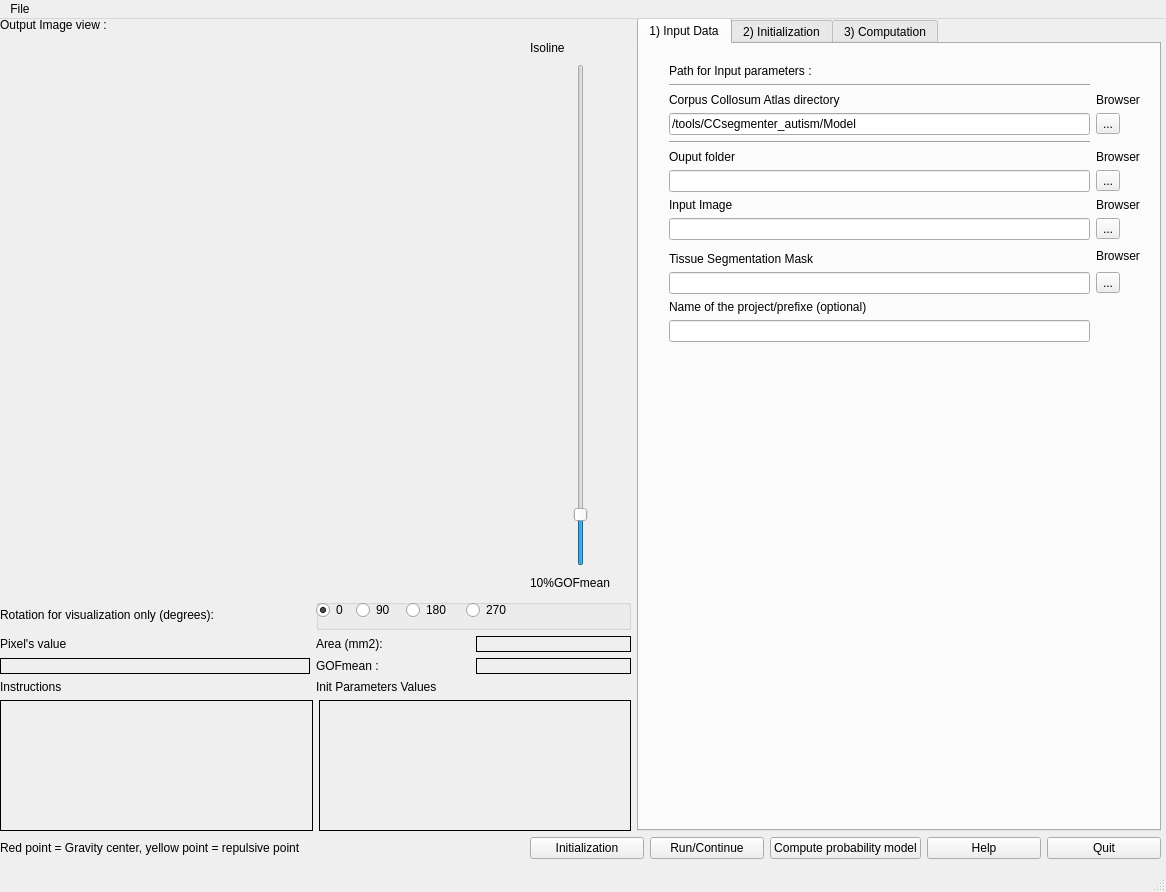
<?xml version="1.0" encoding="UTF-8"?>
<ui version="4.0">
 <class>MainWindow</class>
 <widget class="QMainWindow" name="MainWindow">
  <property name="geometry">
   <rect>
    <x>0</x>
    <y>0</y>
    <width>1166</width>
    <height>892</height>
   </rect>
  </property>
  <property name="acceptDrops">
   <bool>false</bool>
  </property>
  <property name="windowTitle">
   <string>Corpus Collosum Segmentation</string>
  </property>
  <property name="windowFilePath">
   <string>file:///home/yben/microsoft_logo.jpg </string>
  </property>
  <widget class="QWidget" name="centralwidget">
   <widget class="QWidget" name="gridLayoutWidget">
    <property name="geometry">
     <rect>
      <x>0</x>
      <y>-1</y>
      <width>1161</width>
      <height>841</height>
     </rect>
    </property>
    <layout class="QGridLayout" name="GLayoutPrincipal">
     <item row="4" column="0" colspan="2">
      <layout class="QGridLayout" name="gridLayoutdownleft">
       <item row="0" column="0" colspan="2">
        <layout class="QGridLayout" name="box">
         <item row="0" column="0" colspan="2">
          <widget class="QLabel" name="visuflip">
           <property name="text">
            <string>Rotation for visualization only (degrees):</string>
           </property>
          </widget>
         </item>
         <item row="0" column="2" colspan="2">
          <widget class="QGroupBox" name="DegreBox">
           <property name="title">
            <string/>
           </property>
           <widget class="QRadioButton" name="VisuRot90">
            <property name="geometry">
             <rect>
              <x>40</x>
              <y>0</y>
              <width>51</width>
              <height>22</height>
             </rect>
            </property>
            <property name="text">
             <string>90</string>
            </property>
           </widget>
           <widget class="QRadioButton" name="VisuRot180">
            <property name="geometry">
             <rect>
              <x>90</x>
              <y>0</y>
              <width>61</width>
              <height>22</height>
             </rect>
            </property>
            <property name="text">
             <string>180</string>
            </property>
           </widget>
           <widget class="QRadioButton" name="VisuRot270">
            <property name="geometry">
             <rect>
              <x>150</x>
              <y>0</y>
              <width>61</width>
              <height>22</height>
             </rect>
            </property>
            <property name="text">
             <string>270</string>
            </property>
           </widget>
           <widget class="QRadioButton" name="VisuRot0">
            <property name="geometry">
             <rect>
              <x>0</x>
              <y>0</y>
              <width>41</width>
              <height>22</height>
             </rect>
            </property>
            <property name="text">
             <string>0</string>
            </property>
            <property name="checked">
             <bool>true</bool>
            </property>
           </widget>
          </widget>
         </item>
         <item row="1" column="0" colspan="2">
          <widget class="QLabel" name="pixeltitle">
           <property name="text">
            <string>Pixel's value </string>
           </property>
          </widget>
         </item>
         <item row="1" column="2">
          <widget class="QLabel" name="Areatitle">
           <property name="text">
            <string>Area (mm2):</string>
           </property>
          </widget>
         </item>
         <item row="1" column="3">
          <widget class="QLabel" name="Arealabel">
           <property name="frameShape">
            <enum>QFrame::Box</enum>
           </property>
           <property name="text">
            <string/>
           </property>
          </widget>
         </item>
         <item row="2" column="0" colspan="2">
          <widget class="QLabel" name="pixellabel">
           <property name="frameShape">
            <enum>QFrame::Box</enum>
           </property>
           <property name="frameShadow">
            <enum>QFrame::Plain</enum>
           </property>
           <property name="text">
            <string/>
           </property>
          </widget>
         </item>
         <item row="2" column="2">
          <widget class="QLabel" name="GOFmeantitle">
           <property name="text">
            <string>GOFmean :</string>
           </property>
          </widget>
         </item>
         <item row="2" column="3">
          <widget class="QLabel" name="GOFmean">
           <property name="frameShape">
            <enum>QFrame::Box</enum>
           </property>
           <property name="text">
            <string/>
           </property>
          </widget>
         </item>
         <item row="3" column="0" colspan="2">
          <widget class="QLabel" name="instructionstitle">
           <property name="text">
            <string>Instructions</string>
           </property>
          </widget>
         </item>
         <item row="3" column="2" colspan="2">
          <widget class="QLabel" name="Initparamframetitle">
           <property name="text">
            <string>Init Parameters Values</string>
           </property>
          </widget>
         </item>
        </layout>
       </item>
       <item row="1" column="0">
        <widget class="QLabel" name="instructionsview">
         <property name="minimumSize">
          <size>
           <width>312</width>
           <height>131</height>
          </size>
         </property>
         <property name="frameShape">
          <enum>QFrame::Box</enum>
         </property>
         <property name="frameShadow">
          <enum>QFrame::Plain</enum>
         </property>
         <property name="text">
          <string/>
         </property>
        </widget>
       </item>
       <item row="1" column="1">
        <widget class="QLabel" name="parametersinitview">
         <property name="minimumSize">
          <size>
           <width>311</width>
           <height>131</height>
          </size>
         </property>
         <property name="frameShape">
          <enum>QFrame::Box</enum>
         </property>
         <property name="frameShadow">
          <enum>QFrame::Plain</enum>
         </property>
         <property name="text">
          <string/>
         </property>
        </widget>
       </item>
      </layout>
     </item>
     <item row="0" column="0" colspan="2">
      <widget class="QLabel" name="title">
       <property name="frameShape">
        <enum>QFrame::NoFrame</enum>
       </property>
       <property name="frameShadow">
        <enum>QFrame::Plain</enum>
       </property>
       <property name="lineWidth">
        <number>1</number>
       </property>
       <property name="text">
        <string>Output Image view : </string>
       </property>
      </widget>
     </item>
     <item row="2" column="1">
      <widget class="QSlider" name="isoline">
       <property name="minimumSize">
        <size>
         <width>101</width>
         <height>451</height>
        </size>
       </property>
       <property name="minimum">
        <number>1</number>
       </property>
       <property name="maximum">
        <number>100</number>
       </property>
       <property name="singleStep">
        <number>1</number>
       </property>
       <property name="value">
        <number>10</number>
       </property>
       <property name="orientation">
        <enum>Qt::Vertical</enum>
       </property>
       <property name="tickInterval">
        <number>0</number>
       </property>
      </widget>
     </item>
     <item row="0" column="2" rowspan="5">
      <widget class="QTabWidget" name="CCsegtool">
       <property name="minimumSize">
        <size>
         <width>522</width>
         <height>804</height>
        </size>
       </property>
       <property name="mouseTracking">
        <bool>false</bool>
       </property>
       <property name="acceptDrops">
        <bool>false</bool>
       </property>
       <property name="currentIndex">
        <number>0</number>
       </property>
       <property name="documentMode">
        <bool>false</bool>
       </property>
       <property name="tabsClosable">
        <bool>false</bool>
       </property>
       <property name="movable">
        <bool>false</bool>
       </property>
       <widget class="QWidget" name="Tab2">
        <attribute name="title">
         <string>1) Input Data</string>
        </attribute>
        <widget class="QWidget" name="layoutWidget">
         <property name="geometry">
          <rect>
           <x>30</x>
           <y>20</y>
           <width>471</width>
           <height>731</height>
          </rect>
         </property>
         <layout class="QVBoxLayout" name="verticalLayout_3">
          <item>
           <layout class="QGridLayout" name="layoutinput">
            <item row="7" column="0">
             <widget class="QLabel" name="label_26">
              <property name="text">
               <string>Input Image</string>
              </property>
             </widget>
            </item>
            <item row="7" column="1">
             <widget class="QLabel" name="browserimagetitle">
              <property name="text">
               <string>Browser</string>
              </property>
             </widget>
            </item>
            <item row="9" column="0">
             <widget class="QLineEdit" name="inputImage">
              <property name="text">
               <string/>
              </property>
             </widget>
            </item>
            <item row="21" column="0">
             <widget class="QLabel" name="prefixelabel">
              <property name="text">
               <string>Name of the project/prefixe (optional)</string>
              </property>
             </widget>
            </item>
            <item row="22" column="0">
             <widget class="QLineEdit" name="nameofproject">
              <property name="text">
               <string/>
              </property>
             </widget>
            </item>
            <item row="23" column="0">
             <spacer name="verticalSpacer_11">
              <property name="orientation">
               <enum>Qt::Vertical</enum>
              </property>
              <property name="sizeHint" stdset="0">
               <size>
                <width>20</width>
                <height>40</height>
               </size>
              </property>
             </spacer>
            </item>
            <item row="9" column="1">
             <widget class="QToolButton" name="browImage">
              <property name="text">
               <string>...</string>
              </property>
             </widget>
            </item>
            <item row="11" column="1" rowspan="2">
             <widget class="QLabel" name="browsermasktitle">
              <property name="text">
               <string>Browser</string>
              </property>
             </widget>
            </item>
            <item row="12" column="0">
             <widget class="QLabel" name="label_20">
              <property name="text">
               <string>Tissue Segmentation Mask</string>
              </property>
             </widget>
            </item>
            <item row="14" column="0">
             <widget class="QLineEdit" name="imagemask">
              <property name="text">
               <string/>
              </property>
             </widget>
            </item>
            <item row="0" column="0">
             <widget class="QLabel" name="pathforinputitle">
              <property name="text">
               <string>Path for Input parameters :</string>
              </property>
             </widget>
            </item>
            <item row="14" column="1">
             <widget class="QToolButton" name="browmask">
              <property name="text">
               <string>...</string>
              </property>
             </widget>
            </item>
            <item row="1" column="0">
             <widget class="Line" name="line_3">
              <property name="orientation">
               <enum>Qt::Horizontal</enum>
              </property>
             </widget>
            </item>
            <item row="3" column="0">
             <widget class="QLineEdit" name="CCAtlasDirectorybox">
              <property name="text">
               <string>/tools/CCsegmenter_autism/Model</string>
              </property>
             </widget>
            </item>
            <item row="2" column="0">
             <widget class="QLabel" name="CCatlasdirectorylabel">
              <property name="text">
               <string>Corpus Collosum Atlas directory</string>
              </property>
             </widget>
            </item>
            <item row="3" column="1">
             <widget class="QToolButton" name="browCCAtlasDirectory">
              <property name="text">
               <string>...</string>
              </property>
             </widget>
            </item>
            <item row="2" column="1">
             <widget class="QLabel" name="browservectortitle">
              <property name="text">
               <string>Browser</string>
              </property>
             </widget>
            </item>
            <item row="4" column="0">
             <widget class="Line" name="line_6">
              <property name="orientation">
               <enum>Qt::Horizontal</enum>
              </property>
             </widget>
            </item>
            <item row="5" column="0">
             <widget class="QLabel" name="outputlabel">
              <property name="text">
               <string>Ouput folder</string>
              </property>
             </widget>
            </item>
            <item row="6" column="0">
             <widget class="QLineEdit" name="pathoutput">
              <property name="text">
               <string/>
              </property>
             </widget>
            </item>
            <item row="5" column="1">
             <widget class="QLabel" name="browseroutputtitle">
              <property name="text">
               <string>Browser</string>
              </property>
             </widget>
            </item>
            <item row="6" column="1">
             <widget class="QToolButton" name="browpathoutput">
              <property name="text">
               <string>...</string>
              </property>
             </widget>
            </item>
           </layout>
          </item>
         </layout>
        </widget>
       </widget>
       <widget class="QWidget" name="Tab3">
        <attribute name="title">
         <string>2) Initialization</string>
        </attribute>
        <widget class="QPushButton" name="defaultcomputation">
         <property name="geometry">
          <rect>
           <x>110</x>
           <y>700</y>
           <width>299</width>
           <height>27</height>
          </rect>
         </property>
         <property name="text">
          <string>Default</string>
         </property>
        </widget>
        <widget class="QLabel" name="CCinittile">
         <property name="geometry">
          <rect>
           <x>50</x>
           <y>20</y>
           <width>459</width>
           <height>21</height>
          </rect>
         </property>
         <property name="text">
          <string>Initialization for Preview : </string>
         </property>
        </widget>
        <widget class="QWidget" name="layoutWidget">
         <property name="geometry">
          <rect>
           <x>40</x>
           <y>80</y>
           <width>441</width>
           <height>271</height>
          </rect>
         </property>
         <layout class="QHBoxLayout" name="horizontalLayout_2">
          <item>
           <layout class="QVBoxLayout" name="verticalLayout_2">
            <item>
             <widget class="QCheckBox" name="VesselRemoveOn">
              <property name="text">
               <string>Vessel Removal</string>
              </property>
             </widget>
            </item>
            <item>
             <widget class="QCheckBox" name="OpeningOn">
              <property name="text">
               <string>Opening</string>
              </property>
             </widget>
            </item>
            <item>
             <widget class="QCheckBox" name="interpolationlinear">
              <property name="autoFillBackground">
               <bool>false</bool>
              </property>
              <property name="text">
               <string>Linear interpolation</string>
              </property>
              <property name="checked">
               <bool>false</bool>
              </property>
             </widget>
            </item>
            <item>
             <widget class="QCheckBox" name="UnConstrained">
              <property name="text">
               <string>Unconstrained</string>
              </property>
              <property name="checked">
               <bool>true</bool>
              </property>
             </widget>
            </item>
            <item>
             <widget class="QCheckBox" name="SegLabel">
              <property name="text">
               <string>Segmentation Label</string>
              </property>
             </widget>
            </item>
            <item>
             <widget class="QCheckBox" name="FSXform">
              <property name="text">
               <string>Fix Similarity XForm</string>
              </property>
             </widget>
            </item>
           </layout>
          </item>
          <item>
           <layout class="QVBoxLayout" name="verticalLayout">
            <item>
             <widget class="QCheckBox" name="permute_x_y">
              <property name="text">
               <string>Permutation of axe X/Y</string>
              </property>
             </widget>
            </item>
            <item>
             <widget class="QCheckBox" name="ReflectYOn">
              <property name="text">
               <string>Flip Y</string>
              </property>
             </widget>
            </item>
            <item>
             <widget class="QCheckBox" name="ReflectXOn">
              <property name="enabled">
               <bool>true</bool>
              </property>
              <property name="mouseTracking">
               <bool>true</bool>
              </property>
              <property name="acceptDrops">
               <bool>false</bool>
              </property>
              <property name="text">
               <string>Flip X</string>
              </property>
              <property name="checked">
               <bool>false</bool>
              </property>
             </widget>
            </item>
            <item>
             <widget class="QCheckBox" name="othercomponant">
              <property name="text">
               <string>Use the other component</string>
              </property>
             </widget>
            </item>
            <item>
             <widget class="QCheckBox" name="DoubleOn">
              <property name="autoFillBackground">
               <bool>false</bool>
              </property>
              <property name="text">
               <string>Increase the size by two</string>
              </property>
              <property name="checked">
               <bool>true</bool>
              </property>
             </widget>
            </item>
            <item>
             <widget class="QCheckBox" name="debug">
              <property name="text">
               <string>Debug</string>
              </property>
             </widget>
            </item>
           </layout>
          </item>
         </layout>
        </widget>
        <widget class="QWidget" name="layoutWidget">
         <property name="geometry">
          <rect>
           <x>40</x>
           <y>400</y>
           <width>441</width>
           <height>166</height>
          </rect>
         </property>
         <layout class="QHBoxLayout" name="horizontalLayout_4">
          <item>
           <layout class="QVBoxLayout" name="verticalLayout_4">
            <item>
             <widget class="QLabel" name="PSDtitle">
              <property name="text">
               <string>PSDistance (between 0.0001 and 1.0) :</string>
              </property>
             </widget>
            </item>
            <item>
             <widget class="QLineEdit" name="PSDistance">
              <property name="text">
               <string>0.5</string>
              </property>
             </widget>
            </item>
            <item>
             <widget class="QLabel" name="Slicetitle">
              <property name="text">
               <string>Slice direction (0-&gt;x, 1-&gt;y or 2-&gt;z) :</string>
              </property>
             </widget>
            </item>
            <item>
             <widget class="QLineEdit" name="SliceDir">
              <property name="inputMask">
               <string/>
              </property>
              <property name="text">
               <string>0</string>
              </property>
             </widget>
            </item>
            <item>
             <widget class="QLabel" name="Numberptstitle">
              <property name="text">
               <string>Number of points for drawing</string>
              </property>
             </widget>
            </item>
            <item>
             <widget class="QLineEdit" name="number_pts">
              <property name="text">
               <string>256</string>
              </property>
             </widget>
            </item>
           </layout>
          </item>
          <item>
           <layout class="QVBoxLayout" name="verticalLayout_6">
            <item>
             <widget class="QLabel" name="Averagtitle">
              <property name="text">
               <string>Average number :</string>
              </property>
             </widget>
            </item>
            <item>
             <widget class="QLineEdit" name="averagenum">
              <property name="text">
               <string>2</string>
              </property>
             </widget>
            </item>
            <item>
             <widget class="QLabel" name="Midsaggitalplaneslicetitle">
              <property name="text">
               <string>Midsaggital plane slice :</string>
              </property>
             </widget>
            </item>
            <item>
             <widget class="QLabel" name="Midsaggitalplaneslicevalue">
              <property name="text">
               <string/>
              </property>
             </widget>
            </item>
            <item>
             <widget class="QLineEdit" name="Midsaggitalplaneslice">
              <property name="inputMask">
               <string/>
              </property>
              <property name="text">
               <string>default</string>
              </property>
             </widget>
            </item>
            <item>
             <spacer name="verticalSpacer">
              <property name="orientation">
               <enum>Qt::Vertical</enum>
              </property>
              <property name="sizeHint" stdset="0">
               <size>
                <width>20</width>
                <height>40</height>
               </size>
              </property>
             </spacer>
            </item>
           </layout>
          </item>
         </layout>
        </widget>
        <widget class="QGroupBox" name="rotationboxcontour">
         <property name="geometry">
          <rect>
           <x>50</x>
           <y>620</y>
           <width>441</width>
           <height>71</height>
          </rect>
         </property>
         <property name="title">
          <string>Rotation of the Contour (degrees) :</string>
         </property>
         <widget class="QRadioButton" name="ContourRot90">
          <property name="geometry">
           <rect>
            <x>120</x>
            <y>40</y>
            <width>51</width>
            <height>22</height>
           </rect>
          </property>
          <property name="text">
           <string>90</string>
          </property>
         </widget>
         <widget class="QRadioButton" name="ContourRot180">
          <property name="geometry">
           <rect>
            <x>220</x>
            <y>40</y>
            <width>61</width>
            <height>22</height>
           </rect>
          </property>
          <property name="text">
           <string>180</string>
          </property>
         </widget>
         <widget class="QRadioButton" name="ContourRot270">
          <property name="geometry">
           <rect>
            <x>330</x>
            <y>40</y>
            <width>61</width>
            <height>22</height>
           </rect>
          </property>
          <property name="text">
           <string>270</string>
          </property>
         </widget>
         <widget class="QRadioButton" name="ContourRot0">
          <property name="geometry">
           <rect>
            <x>30</x>
            <y>40</y>
            <width>41</width>
            <height>22</height>
           </rect>
          </property>
          <property name="text">
           <string>0</string>
          </property>
          <property name="checked">
           <bool>true</bool>
          </property>
         </widget>
        </widget>
        <widget class="Line" name="line">
         <property name="geometry">
          <rect>
           <x>40</x>
           <y>580</y>
           <width>441</width>
           <height>31</height>
          </rect>
         </property>
         <property name="orientation">
          <enum>Qt::Horizontal</enum>
         </property>
        </widget>
        <widget class="Line" name="line_2">
         <property name="geometry">
          <rect>
           <x>40</x>
           <y>360</y>
           <width>441</width>
           <height>31</height>
          </rect>
         </property>
         <property name="orientation">
          <enum>Qt::Horizontal</enum>
         </property>
        </widget>
        <widget class="Line" name="line_7">
         <property name="geometry">
          <rect>
           <x>40</x>
           <y>50</y>
           <width>441</width>
           <height>31</height>
          </rect>
         </property>
         <property name="orientation">
          <enum>Qt::Horizontal</enum>
         </property>
        </widget>
       </widget>
       <widget class="QWidget" name="Tab">
        <attribute name="title">
         <string>3) Computation</string>
        </attribute>
        <widget class="QWidget" name="layoutWidget">
         <property name="geometry">
          <rect>
           <x>50</x>
           <y>20</y>
           <width>421</width>
           <height>731</height>
          </rect>
         </property>
         <layout class="QVBoxLayout" name="layoutparamprems">
          <item>
           <widget class="QLabel" name="Paramtitle">
            <property name="inputMethodHints">
             <set>Qt::ImhNone</set>
            </property>
            <property name="text">
             <string>Parameters for computation :</string>
            </property>
           </widget>
          </item>
          <item>
           <widget class="Line" name="line_4">
            <property name="orientation">
             <enum>Qt::Horizontal</enum>
            </property>
           </widget>
          </item>
          <item>
           <widget class="QLabel" name="MPStitle">
            <property name="inputMethodHints">
             <set>Qt::ImhNone</set>
            </property>
            <property name="text">
             <string>MPS Displacement (between 0 and 10) :</string>
            </property>
           </widget>
          </item>
          <item>
           <widget class="QLineEdit" name="MPSDisplacement">
            <property name="inputMethodHints">
             <set>Qt::ImhNone</set>
            </property>
            <property name="text">
             <string>10,3,2</string>
            </property>
           </widget>
          </item>
          <item>
           <widget class="QLabel" name="Numberlooptitle">
            <property name="inputMethodHints">
             <set>Qt::ImhNone</set>
            </property>
            <property name="text">
             <string>Number of loop :</string>
            </property>
           </widget>
          </item>
          <item>
           <widget class="QLineEdit" name="Numberloop">
            <property name="inputMethodHints">
             <set>Qt::ImhNone</set>
            </property>
            <property name="text">
             <string>50,5,3</string>
            </property>
           </widget>
          </item>
          <item>
           <widget class="QLabel" name="WMtitle">
            <property name="inputMethodHints">
             <set>Qt::ImhNone</set>
            </property>
            <property name="text">
             <string>White Matter Intensity :</string>
            </property>
           </widget>
          </item>
          <item>
           <widget class="QLineEdit" name="WMintensity">
            <property name="inputMethodHints">
             <set>Qt::ImhNone</set>
            </property>
            <property name="inputMask">
             <string/>
            </property>
            <property name="text">
             <string>default,default,default</string>
            </property>
           </widget>
          </item>
          <item>
           <widget class="QLabel" name="lambdatitle">
            <property name="inputMethodHints">
             <set>Qt::ImhNone</set>
            </property>
            <property name="text">
             <string>Lambda max :</string>
            </property>
           </widget>
          </item>
          <item>
           <widget class="QLineEdit" name="Lambdamax">
            <property name="inputMethodHints">
             <set>Qt::ImhNone</set>
            </property>
            <property name="inputMask">
             <string/>
            </property>
            <property name="text">
             <string>100</string>
            </property>
           </widget>
          </item>
          <item>
           <widget class="QLabel" name="Coeftitleline1">
            <property name="inputMethodHints">
             <set>Qt::ImhNone</set>
            </property>
            <property name="text">
             <string>Phase stopping coefficient, average distance </string>
            </property>
           </widget>
          </item>
          <item>
           <widget class="QLabel" name="Coeftitleline2">
            <property name="text">
             <string>across curve per voxel :</string>
            </property>
           </widget>
          </item>
          <item>
           <widget class="QLineEdit" name="Coefofoptim">
            <property name="inputMethodHints">
             <set>Qt::ImhNone</set>
            </property>
            <property name="inputMask">
             <string/>
            </property>
            <property name="text">
             <string>0.25,0.1,0.05</string>
            </property>
           </widget>
          </item>
          <item>
           <widget class="QLabel" name="functionrepuls">
            <property name="inputMethodHints">
             <set>Qt::ImhNone</set>
            </property>
            <property name="text">
             <string>Function repulsive : Y=f(dist)=A*exp(-dist*r)</string>
            </property>
           </widget>
          </item>
          <item>
           <layout class="QHBoxLayout" name="horilayout">
            <item>
             <layout class="QGridLayout" name="Arlayout">
              <item row="1" column="0">
               <widget class="QLabel" name="rtitle">
                <property name="inputMethodHints">
                 <set>Qt::ImhNone</set>
                </property>
                <property name="text">
                 <string>r :</string>
                </property>
               </widget>
              </item>
              <item row="0" column="0">
               <widget class="QLabel" name="Atitle">
                <property name="inputMethodHints">
                 <set>Qt::ImhNone</set>
                </property>
                <property name="text">
                 <string>A :</string>
                </property>
               </widget>
              </item>
              <item row="1" column="1">
               <widget class="QLineEdit" name="r">
                <property name="inputMethodHints">
                 <set>Qt::ImhNone</set>
                </property>
                <property name="inputMask">
                 <string/>
                </property>
                <property name="text">
                 <string>0.1</string>
                </property>
               </widget>
              </item>
              <item row="0" column="1">
               <widget class="QLineEdit" name="A">
                <property name="inputMethodHints">
                 <set>Qt::ImhNone</set>
                </property>
                <property name="inputMask">
                 <string/>
                </property>
                <property name="text">
                 <string>default</string>
                </property>
               </widget>
              </item>
             </layout>
            </item>
            <item>
             <layout class="QVBoxLayout" name="defaultclearlayout">
              <item>
               <widget class="QLabel" name="Avalue">
                <property name="text">
                 <string>default = 100*GOFmean</string>
                </property>
               </widget>
              </item>
              <item>
               <widget class="QPushButton" name="clearpts">
                <property name="text">
                 <string>Clear repulsive points</string>
                </property>
               </widget>
              </item>
             </layout>
            </item>
           </layout>
          </item>
          <item>
           <layout class="QHBoxLayout" name="horizontalLayout_3">
            <item>
             <spacer name="horizontalSpacer">
              <property name="orientation">
               <enum>Qt::Horizontal</enum>
              </property>
              <property name="sizeHint" stdset="0">
               <size>
                <width>68</width>
                <height>20</height>
               </size>
              </property>
             </spacer>
            </item>
            <item>
             <widget class="QPushButton" name="defaultparam">
              <property name="inputMethodHints">
               <set>Qt::ImhNone</set>
              </property>
              <property name="text">
               <string>Default</string>
              </property>
              <property name="autoDefault">
               <bool>false</bool>
              </property>
              <property name="default">
               <bool>false</bool>
              </property>
              <property name="flat">
               <bool>false</bool>
              </property>
             </widget>
            </item>
            <item>
             <spacer name="horizontalSpacer_2">
              <property name="orientation">
               <enum>Qt::Horizontal</enum>
              </property>
              <property name="sizeHint" stdset="0">
               <size>
                <width>78</width>
                <height>20</height>
               </size>
              </property>
             </spacer>
            </item>
           </layout>
          </item>
          <item>
           <widget class="Line" name="line_5">
            <property name="orientation">
             <enum>Qt::Horizontal</enum>
            </property>
           </widget>
          </item>
          <item>
           <layout class="QHBoxLayout" name="horizontalLayout">
            <item>
             <layout class="QVBoxLayout" name="verticalLayout_5">
              <item>
               <widget class="QLabel" name="Xtitle">
                <property name="inputMethodHints">
                 <set>Qt::ImhNone</set>
                </property>
                <property name="text">
                 <string>X Center:</string>
                </property>
               </widget>
              </item>
              <item>
               <widget class="QLineEdit" name="X">
                <property name="inputMethodHints">
                 <set>Qt::ImhNone</set>
                </property>
                <property name="inputMask">
                 <string/>
                </property>
                <property name="text">
                 <string/>
                </property>
               </widget>
              </item>
              <item>
               <widget class="QLabel" name="Ytitle">
                <property name="inputMethodHints">
                 <set>Qt::ImhNone</set>
                </property>
                <property name="text">
                 <string>Y center : </string>
                </property>
               </widget>
              </item>
              <item>
               <widget class="QLineEdit" name="Y">
                <property name="inputMethodHints">
                 <set>Qt::ImhNone</set>
                </property>
                <property name="inputMask">
                 <string/>
                </property>
                <property name="text">
                 <string/>
                </property>
               </widget>
              </item>
              <item>
               <widget class="QLabel" name="Rotationtitle">
                <property name="inputMethodHints">
                 <set>Qt::ImhNone</set>
                </property>
                <property name="text">
                 <string>Rotation :</string>
                </property>
               </widget>
              </item>
              <item>
               <widget class="QLineEdit" name="Rotation">
                <property name="inputMethodHints">
                 <set>Qt::ImhNone</set>
                </property>
                <property name="inputMask">
                 <string/>
                </property>
                <property name="text">
                 <string/>
                </property>
               </widget>
              </item>
              <item>
               <widget class="QLabel" name="Scaletitle">
                <property name="inputMethodHints">
                 <set>Qt::ImhNone</set>
                </property>
                <property name="text">
                 <string>Scale :</string>
                </property>
               </widget>
              </item>
              <item>
               <widget class="QLineEdit" name="Scale">
                <property name="inputMethodHints">
                 <set>Qt::ImhNone</set>
                </property>
                <property name="inputMask">
                 <string/>
                </property>
                <property name="text">
                 <string/>
                </property>
               </widget>
              </item>
             </layout>
            </item>
            <item>
             <widget class="QPushButton" name="updatebutton">
              <property name="inputMethodHints">
               <set>Qt::ImhNone</set>
              </property>
              <property name="text">
               <string>Update</string>
              </property>
              <property name="autoDefault">
               <bool>false</bool>
              </property>
              <property name="default">
               <bool>false</bool>
              </property>
              <property name="flat">
               <bool>false</bool>
              </property>
             </widget>
            </item>
           </layout>
          </item>
         </layout>
        </widget>
       </widget>
      </widget>
     </item>
     <item row="3" column="1">
      <widget class="QLabel" name="isolinevalue">
       <property name="minimumSize">
        <size>
         <width>101</width>
         <height>21</height>
        </size>
       </property>
       <property name="text">
        <string>10%GOFmean</string>
       </property>
      </widget>
     </item>
     <item row="1" column="1">
      <widget class="QLabel" name="IsolineLabel">
       <property name="minimumSize">
        <size>
         <width>101</width>
         <height>20</height>
        </size>
       </property>
       <property name="text">
        <string>Isoline</string>
       </property>
      </widget>
     </item>
     <item row="5" column="1" colspan="2">
      <layout class="QHBoxLayout" name="layoutbutton">
       <item>
        <widget class="QPushButton" name="initialization">
         <property name="text">
          <string>Initialization</string>
         </property>
         <property name="checkable">
          <bool>true</bool>
         </property>
        </widget>
       </item>
       <item>
        <widget class="QPushButton" name="Run">
         <property name="text">
          <string>Run/Continue</string>
         </property>
         <property name="autoDefault">
          <bool>false</bool>
         </property>
        </widget>
       </item>
       <item>
        <widget class="QPushButton" name="ComputeProbaModel">
         <property name="text">
          <string>Compute probability model</string>
         </property>
        </widget>
       </item>
       <item>
        <widget class="QPushButton" name="helpbutton">
         <property name="text">
          <string>Help</string>
         </property>
        </widget>
       </item>
       <item>
        <widget class="QPushButton" name="Quit">
         <property name="text">
          <string>Quit</string>
         </property>
         <property name="checkable">
          <bool>false</bool>
         </property>
         <property name="flat">
          <bool>false</bool>
         </property>
        </widget>
       </item>
      </layout>
     </item>
     <item row="5" column="0">
      <widget class="QLabel" name="legend">
       <property name="text">
        <string>Red point = Gravity center, yellow point = repulsive point</string>
       </property>
      </widget>
     </item>
     <item row="2" column="0">
      <widget class="QWidget" name="Image" native="true">
       <property name="minimumSize">
        <size>
         <width>524</width>
         <height>482</height>
        </size>
       </property>
      </widget>
     </item>
    </layout>
   </widget>
  </widget>
  <widget class="QMenuBar" name="menubar">
   <property name="geometry">
    <rect>
     <x>0</x>
     <y>0</y>
     <width>1166</width>
     <height>25</height>
    </rect>
   </property>
   <widget class="QMenu" name="menuCCsegtool_software">
    <property name="title">
     <string>File</string>
    </property>
    <addaction name="actionNew"/>
    <addaction name="actionOpen"/>
    <addaction name="actionSave"/>
    <addaction name="actionSaveimage"/>
   </widget>
   <addaction name="menuCCsegtool_software"/>
  </widget>
  <widget class="QStatusBar" name="statusbar"/>
  <action name="actionNew">
   <property name="text">
    <string>New</string>
   </property>
  </action>
  <action name="actionOpen">
   <property name="text">
    <string>Open parameters</string>
   </property>
  </action>
  <action name="actionSave">
   <property name="text">
    <string>Save parameters</string>
   </property>
  </action>
  <action name="actionSave_image">
   <property name="enabled">
    <bool>false</bool>
   </property>
   <property name="text">
    <string>Save image</string>
   </property>
  </action>
  <action name="actionPrint">
   <property name="text">
    <string>Print</string>
   </property>
  </action>
  <action name="actionSaveimage">
   <property name="checkable">
    <bool>false</bool>
   </property>
   <property name="enabled">
    <bool>false</bool>
   </property>
   <property name="text">
    <string>Save image</string>
   </property>
   <property name="visible">
    <bool>true</bool>
   </property>
  </action>
 </widget>
 <resources/>
 <connections>
  <connection>
   <sender>Quit</sender>
   <signal>clicked()</signal>
   <receiver>MainWindow</receiver>
   <slot>close()</slot>
   <hints>
    <hint type="sourcelabel">
     <x>881</x>
     <y>764</y>
    </hint>
    <hint type="destinationlabel">
     <x>908</x>
     <y>777</y>
    </hint>
   </hints>
  </connection>
 </connections>
</ui>
